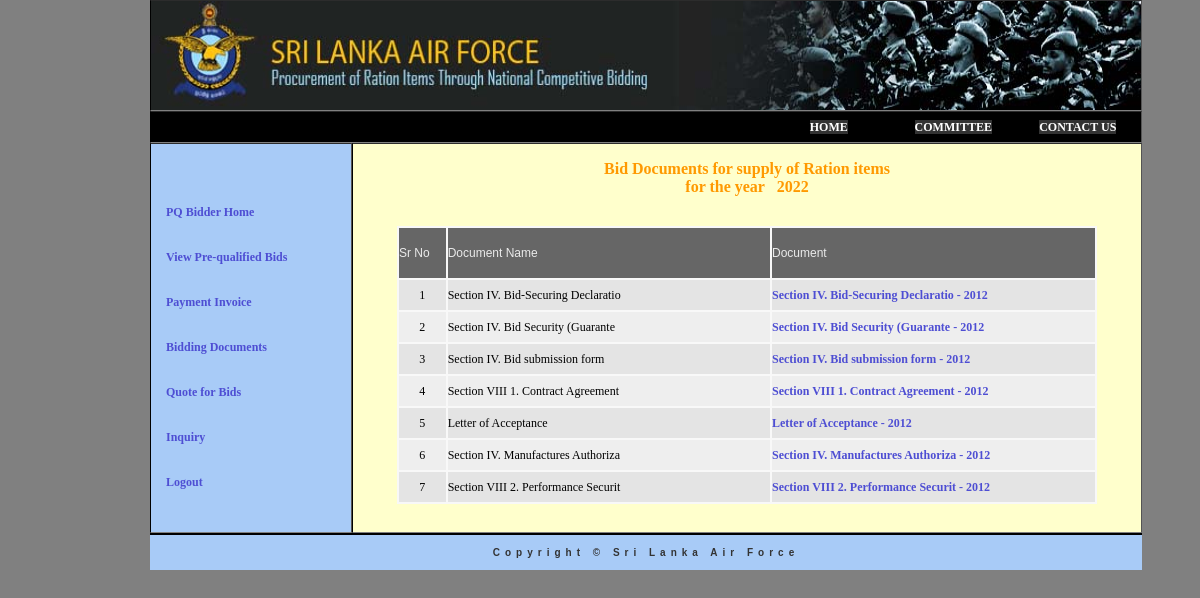
Screenshot of /bid/bidDocuments.php (signed in) with the database file from the repository.
### tables this page shows
CREATE TABLE IF NOT EXISTS `tenderdocuments` (
  `bidDocId` int(3) NOT NULL AUTO_INCREMENT,
  `docName` varchar(35) NOT NULL,
  `docPath` varchar(50) NOT NULL,
  `year` varchar(5) NOT NULL,
  PRIMARY KEY (`bidDocId`)
);

### bid/bidDocuments.php (the view, shortened to what this page needs)
<!DOCTYPE html PUBLIC "-//W3C//DTD XHTML 1.0 Transitional//EN" "http://www.w3.org/TR/xhtml1/DTD/xhtml1-transitional.dtd">
<html xmlns="http://www.w3.org/1999/xhtml">
<head>
<link href="../include/MyStyle.css" rel="stylesheet" type="text/css" media="all" />
<link href="../../SpryAssets/SpryMenuBarHorizontal.css" rel="stylesheet" type="text/css" />
</head>
<body>
<table width="990" border="1" cellspacing="0" cellpadding="0" class="maintable" bgcolor="#FFFF99">
  <tr>
      	<td  colspan="3"  height="109" bgcolor="#FCC314"><img src="../images/new.jpg" width="990" height="109"></td>
  </tr>
  <tr>
    	<td  colspan="3" height="30" align="center"  bgcolor="#000000">
				<?php
				include("../include_Mainmenu.php");
				?>
		</td>
  </tr>
  <tr>
    	<td width="200" valign="top">
				<?php
				include("include_bidSubMenu.php");
				?>
		</td>
    	<td width="790" valign="top" align="left" bgcolor="#FFFFCC">
<h3 class="pageHeading" align="center">Bid Documents for supply of Ration items<br/>for the year &nbsp;&nbsp;<?php $projectYear = date("Y");  echo $projectYear;?> </h3><br/>
				<?php
				include("../Include_Connection.php");
 				 $sql = "SELECT * FROM tenderdocuments ";
 				$result = mysql_query($sql, $conn) or die(mysql_error());
  				?>
<form action="<?php $_SERVER['PHP_SELF']; ?>" method="get" name="form1">
<table width="700" border="0" cellpadding="0" align="center" class="subtable">
 <tr height="50">
    	<td width="50" class="subtableheading" height="50" align="center">Sr No</td>
    	<td width="350" class="subtableheading" align="center" >Document Name</td>
    	<td width="350" class="subtableheading" align="center">Document </td>
  </tr>
		 	<?php
 			$a=1;$b=0;
			while ($newArray = mysql_fetch_array($result))
 				{$b++;
				 if($a%2==1)
	 				{$bg="tableBg1";}
	 	 		else{$bg="tableBg2";}
			?>
 <tr class="<?php echo $bg; ?>">
   	 	<td height="30"  align="center"><?php echo $b ?></td>
        <td align="left"><?php echo $newArray['docName']; ?></td>
    	<td><a href="TenderDocument/<?php echo $newArray['docPath']; ?>"><?php echo $newArray['docName']; ?> - <?php echo $newArray['year']; ?></a></td>
  </tr>
			<?PHP  $a++; } ?>
</table>
<br/><br/>
</form>
  <tr>
    <td colspan="3" align="center" class="copyr" height="35"> Copyright &copy; Sri Lanka Air Force</td>
  </tr>
</table>
</body>
</html>

### include/MyStyle.css (style rules this page uses)
body { font-family: Georgia, "Times New Roman", Times, serif; font-size: 12px; background-color:#808080 ; margin-top: 0px; margin-right: 0px; margin-bottom: 0px; margin-left: 150px; }
img { background-color: #E5E5E5; border:; }
.copyr { font-family: Verdana, Geneva, sans-serif; font-size: 10px; font-style: normal; font-weight: bold; font-variant: normal; color: #333; text-decoration: none; letter-spacing: 5px; border-top-width: 2px; border-right-width: 0px; border-bottom-width: 0px; border-left-width: 0px; border-top-color: #000; border-right-color: #000; border-bottom-color: #000; border-left-color: #000; }
.maintable { font-family: Verdana, Geneva, sans-serif; font-size: 12px; color: #000; margin: 0px; border-top-width: 0px; border-right-width: 0px; border-bottom-width: 0px; border-left-width: 0px; border-top-style: none; border-right-style: solid; border-bottom-style: none; border-left-style: solid; border-right-color: #000; border-left-color: #000; background-color: #A8CBF7; }
.subtable { font-family: Verdana, Geneva, sans-serif; font-size: 12px; background-color: #F8F8F8; border-top-color: #000; border-right-color: #000; border-bottom-color: #000; border-left-color: #000; border-top-width: 0px; border-right-width: 0px; border-bottom-width: 0px; border-left-width: 0px; }
.subtableheading { font-family: Verdana, Geneva, sans-serif; font-size: 12px; color: #EAEAEA; text-decoration: none; background-color: #666; text-align: left; height: auto; }
a { font-family: Georgia, "Times New Roman", Times, serif; font-size: 12px; font-weight: bold; color: #4E4ED3; text-decoration: none; }
.tableBg1 { font-family: Georgia, "Times New Roman", Times, serif; color: #000; background-color: #E4E4E4; }
.tableBg2 { font-family: Georgia, "Times New Roman", Times, serif; color: #000; background-color: #EEE; }
.pageHeading { font-family: Georgia, "Times New Roman", Times, serif; font-size: 16px; color: #F90; font-weight: bold; }

### rows the page displays
tenderdocuments: docName "Section IV. Bid-Securing Declaratio", year "2012"
tenderdocuments: docName "Section IV. Bid Security (Guarante", year "2012"
tenderdocuments: docName "Section IV. Bid submission form", year "2012"
tenderdocuments: docName "Section VIII 1. Contract Agreement", year "2012"
tenderdocuments: docName "Letter of Acceptance", year "2012"
tenderdocuments: docName "Section IV. Manufactures Authoriza", year "2012"
tenderdocuments: docName "Section VIII 2. Performance Securit", year "2012"

### other values shown
$projectYear "2022"
